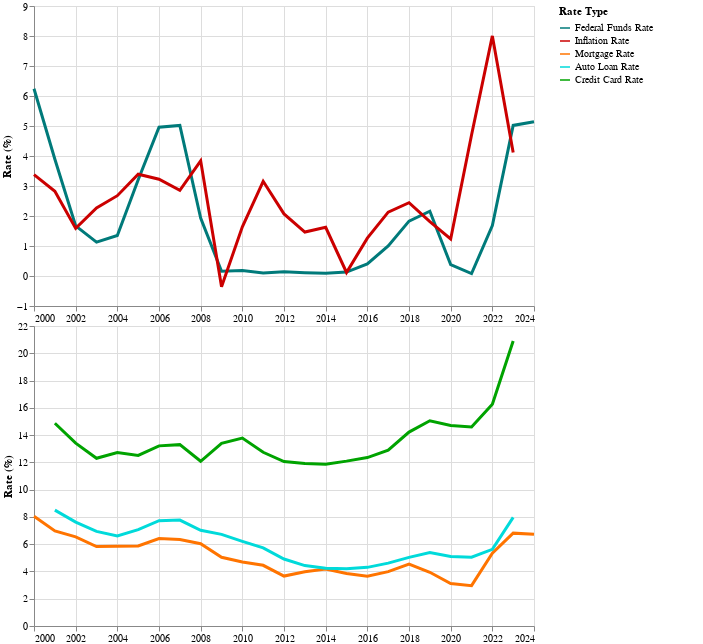

Notebook source saved alongside this figure:
### Code cell
import altair as alt

all_dates = combined_df['observation_date']
x_scale = alt.Scale(domain=[all_dates.min(), all_dates.max()])

brush_selection = alt.selection_interval(encodings=['x'], empty='all')
highlight = alt.selection_point(fields=["category"], bind="legend")

base_chart = alt.Chart(combined_df).mark_line().encode(
    x=alt.X("observation_date:T", scale=x_scale, title=None),
    y=alt.Y("rate:Q", title="Rate (%)"),
    color=alt.condition(
        highlight,
        alt.Color(
            "category:N",
            scale=alt.Scale(
                domain=[
                    "Federal Funds Rate",
                    "Inflation Rate",
                    "Mortgage Rate",
                    "Auto Loan Rate",
                    "Credit Card Rate",
                ],
                range=[
                    "#007A7A",  # Federal Funds Rate — blue/cyan
                    "#CB0000",  # Inflation Rate — red
                    "#FF7400",  # Mortgage Rate — orange
                    "#00DADA",  # Auto Loan Rate — light blue
                    "#00A300",  # Credit Card Rate — neon green

                ]
            ),
            legend=alt.Legend(title="Rate Type")
        ),
        alt.value("lightgray")
    ),
    tooltip=["observation_date:T", "rate:Q", "category:N"],
    opacity=alt.condition(highlight, alt.value(1), alt.value(0.4)),
    strokeWidth=alt.condition(highlight, alt.value(3), alt.value(1.2))
).add_params(
    brush_selection,
    highlight
).transform_filter(
    brush_selection
)

fed_rates = base_chart.transform_filter(
    alt.FieldOneOfPredicate(field="category", oneOf=[
        "Federal Funds Rate", "Inflation Rate"
    ])
).properties(
    width=500,
    height=300
)

int_prod_chart = base_chart.transform_filter(
    alt.FieldOneOfPredicate(field="category", oneOf=[
        "Mortgage Rate", "Auto Loan Rate", "Credit Card Rate"
    ])
).properties(
    width=500,
    height=300
)

fed_and_interest = (fed_rates & int_prod_chart).properties(
    bounds="flush",
    padding={'right': 50}
).configure(
    autosize=alt.AutoSizeParams(
        type="pad",
        contains="padding"
    )
)

fed_and_interest

### Figure 1 — Vega-Lite specification as saved in the notebook (floating-point values rounded to 4 significant figures; data arrays with more than 128 entries replaced by an {"elided": "..."} marker saying what was removed)
{"config": {"view": {"continuousWidth": 300, "continuousHeight": 300}, "autosize": {"contains": "padding", "type": "pad"}}, "vconcat": [{"mark": {"type": "line"}, "encoding": {"color": {"condition": {"param": "param_7", "field": "category", "legend": {"title": "Rate Type"}, "scale": {"domain": ["Federal Funds Rate", "Inflation Rate", "Mortgage Rate", "Auto Loan Rate", "Credit Card Rate"], "range": ["#007A7A", "#CB0000", "#FF7400", "#00DADA", "#00A300"]}, "type": "nominal"}, "value": "lightgray"}, "opacity": {"condition": {"param": "param_7", "value": 1}, "value": 0.4}, "strokeWidth": {"condition": {"param": "param_7", "value": 3}, "value": 1.2}, "tooltip": [{"field": "observation_date", "type": "temporal"}, {"field": "rate", "type": "quantitative"}, {"field": "category", "type": "nominal"}], "x": {"field": "observation_date", "scale": {"domain": ["2000-01-01", "2024-01-01"]}, "title": null, "type": "temporal"}, "y": {"field": "rate", "title": "Rate (%)", "type": "quantitative"}}, "height": 300, "name": "view_6", "transform": [{"filter": {"param": "param_6", "empty": true}}, {"filter": {"field": "category", "oneOf": ["Federal Funds Rate", "Inflation Rate"]}}], "width": 500}, {"mark": {"type": "line"}, "encoding": {"color": {"condition": {"param": "param_7", "field": "category", "legend": {"title": "Rate Type"}, "scale": {"domain": ["Federal Funds Rate", "Inflation Rate", "Mortgage Rate", "Auto Loan Rate", "Credit Card Rate"], "range": ["#007A7A", "#CB0000", "#FF7400", "#00DADA", "#00A300"]}, "type": "nominal"}, "value": "lightgray"}, "opacity": {"condition": {"param": "param_7", "value": 1}, "value": 0.4}, "strokeWidth": {"condition": {"param": "param_7", "value": 3}, "value": 1.2}, "tooltip": [{"field": "observation_date", "type": "temporal"}, {"field": "rate", "type": "quantitative"}, {"field": "category", "type": "nominal"}], "x": {"field": "observation_date", "scale": {"domain": ["2000-01-01", "2024-01-01"]}, "title": null, "type": "temporal"}, "y": {"field": "rate", "title": "Rate (%)", "type": "quantitative"}}, "height": 300, "name": "view_7", "transform": [{"filter": {"param": "param_6", "empty": true}}, {"filter": {"field": "category", "oneOf": ["Mortgage Rate", "Auto Loan Rate", "Credit Card Rate"]}}], "width": 500}], "bounds": "flush", "data": {"name": "data-b93889809a7bb08f58a4af12340d8d35"}, "padding": {"right": 50}, "params": [{"name": "param_6", "select": {"type": "interval", "encodings": ["x"]}, "views": ["view_6", "view_7"]}, {"name": "param_7", "select": {"type": "point", "fields": ["category"]}, "bind": "legend", "views": ["view_6", "view_7"]}], "$schema": "https://vega.github.io/schema/vega-lite/v5.20.1.json", "datasets": {"data-b93889809a7bb08f58a4af12340d8d35": {"elided": "147 records"}}}
